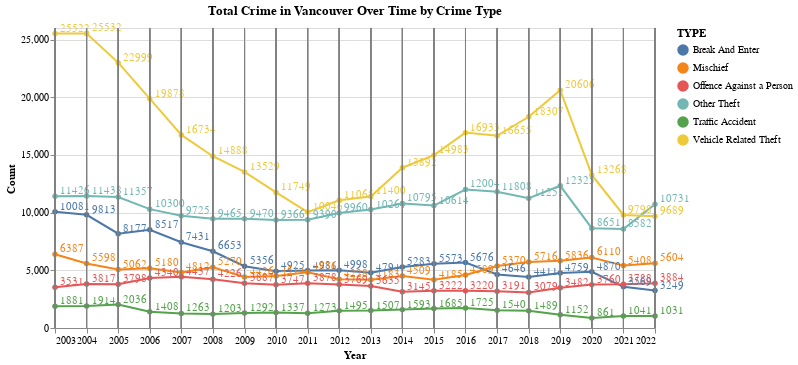

Notebook source saved alongside this figure:
### Code cell
# Create a selection that chooses the nearest point & selects based on x-value
nearest = alt.selection_single(nearest=True, on='mouseover',
                        fields=['YEAR'])

# # The basic line
line = alt.Chart(df).mark_line().encode(
    alt.X('YEAR:T', title = 'Year'),
    y='Count',
    color='TYPE:N'
)


# Transparent selectors across the chart. This is what tells us the x-value of the cursor
selectors = alt.Chart(df).mark_point().encode(
    x='YEAR:T',
    opacity=alt.value(0)

)

selectors_near = selectors.encode(
    opacity=alt.condition(nearest, alt.value(0.5), alt.value(0.3))
).add_selection(nearest)

# Draw points on the line, and highlight based on selection
points = line.mark_circle().encode(
    opacity=alt.condition(nearest, alt.value(1), alt.value(0))
).add_selection(nearest)

# Draw text labels near the points, and highlight based on selection
text = line.mark_text(align='left', dx=5, dy=-5).encode(
    text=alt.condition(nearest, 'Count:Q', alt.value(' '))
)

# Draw a rule at the location of the selection
rules = alt.Chart(df).mark_rule(color='gray').encode(
    x='YEAR:T',
).transform_filter(
    nearest
)

# Put the five layers into a chart and bind the data
layers = alt.layer(
    line, selectors, points, text, rules
).properties(
    width=600, height=300,
    title = "Total Crime in Vancouver Over Time by Crime Type"
)

layers
